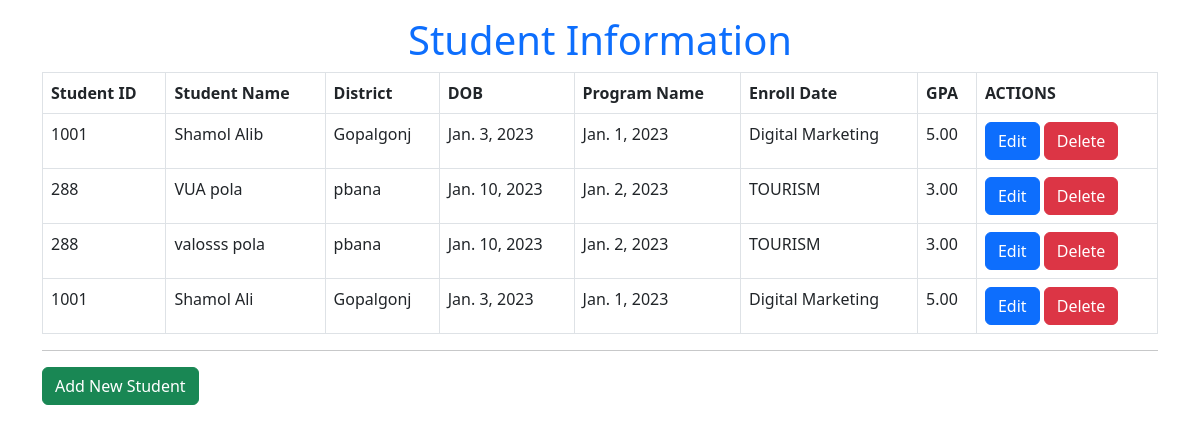
The page /studentapp/ on the database its author committed.
### studentapp/models.py (models this page shows, shortened)
class Student(models.Model):
    st_id = models.SmallIntegerField(verbose_name="Student ID")
    st_name = models.CharField(verbose_name="Student Name", max_length=20)
    st_dist = models.CharField(verbose_name="District", max_length=20)
    st_dob = models.DateField(verbose_name="Birth Date", max_length=20)
    st_edate = models.DateField(verbose_name="Enroll Date")
    st_program = models.ForeignKey(Program, on_delete= models.CASCADE,verbose_name="Program Name")
    st_gpa = models.DecimalField(max_digits=3, decimal_places=2)

class Program(models.Model):
    program_name = models.CharField(verbose_name="Program Name", max_length=30)
    def __str__(self):
        return str(self.program_name)

### studentapp/views.py (the view)
# urls.py: path("", views.home, name='courseapp'),
def home(request):
    studentsD = Student.objects.all()
    return render(request,'studentapp/index.html', {'students':studentsD})

### templates/studentapp/index.html (shortened to what this page needs)
{% load static %}
<!DOCTYPE html>
<html lang="en">
<head>
    <link rel="stylesheet" href="{% static 'studentapp/css/style.css' %}">
    <link rel="stylesheet" href="{% static 'bootstrap.min.css' %}">
</head>
<body>
    <div class="container">
        <h1 class="text-primary text-center mt-3">Student Information</h1>
        <table class="table table-bordered table-hover">
            <thead>
                <tr>
                    <th>Student ID</th>
                    <th>Student Name</th>
                    <th>District</th>
                    <th>DOB</th>
                    <th>Program Name</th>
                    <th>Enroll Date</th>
                    <th>GPA</th>
                    <th>ACTIONS</th>
                </tr>
            </thead>
            <tbody>
                {% for x in students %}
                <tr>
                    <td>{{ x.st_id }}</td>
                    <td>{{ x.st_name }}</td>
                    <td>{{ x.st_dist}}</td>
                    <td>{{ x.st_dob }}</td>
                    <td>{{ x.st_edate }}</td>
                    <td>{{ x.st_program }}</td>
                    <td>{{ x.st_gpa }}</td>
                    <td>
                        <a href="{% url 'editS' x.id %}" class="btn btn-primary">Edit</a>
                        <a href="{% url 'deleteS' x.id %}" class="btn btn-danger">Delete</a>
                    </td>
                </tr>
                {% endfor %}
            </tbody>
        </table>
        <hr>
        <a href="{% url 'addnewS' %}" class="btn btn-success">Add New Student</a></br></br></br>
    </div>
</body>
</html>

### rows shown on the page
Student: st_id "1001", st_name "Shamol Alib", st_dist "Gopalgonj", st_dob "Jan. 3, 2023", st_edate "Jan. 1, 2023", st_program "Digital Marketing", st_gpa "5.00"
Student: st_id "288", st_name "VUA pola", st_dist "pbana", st_dob "Jan. 10, 2023", st_edate "Jan. 2, 2023", st_program "TOURISM", st_gpa "3.00"
Student: st_id "288", st_name "valosss pola", st_dist "pbana", st_dob "Jan. 10, 2023", st_edate "Jan. 2, 2023", st_program "TOURISM", st_gpa "3.00"
Student: st_id "1001", st_name "Shamol Ali", st_dist "Gopalgonj", st_dob "Jan. 3, 2023", st_edate "Jan. 1, 2023", st_program "Digital Marketing", st_gpa "5.00"
